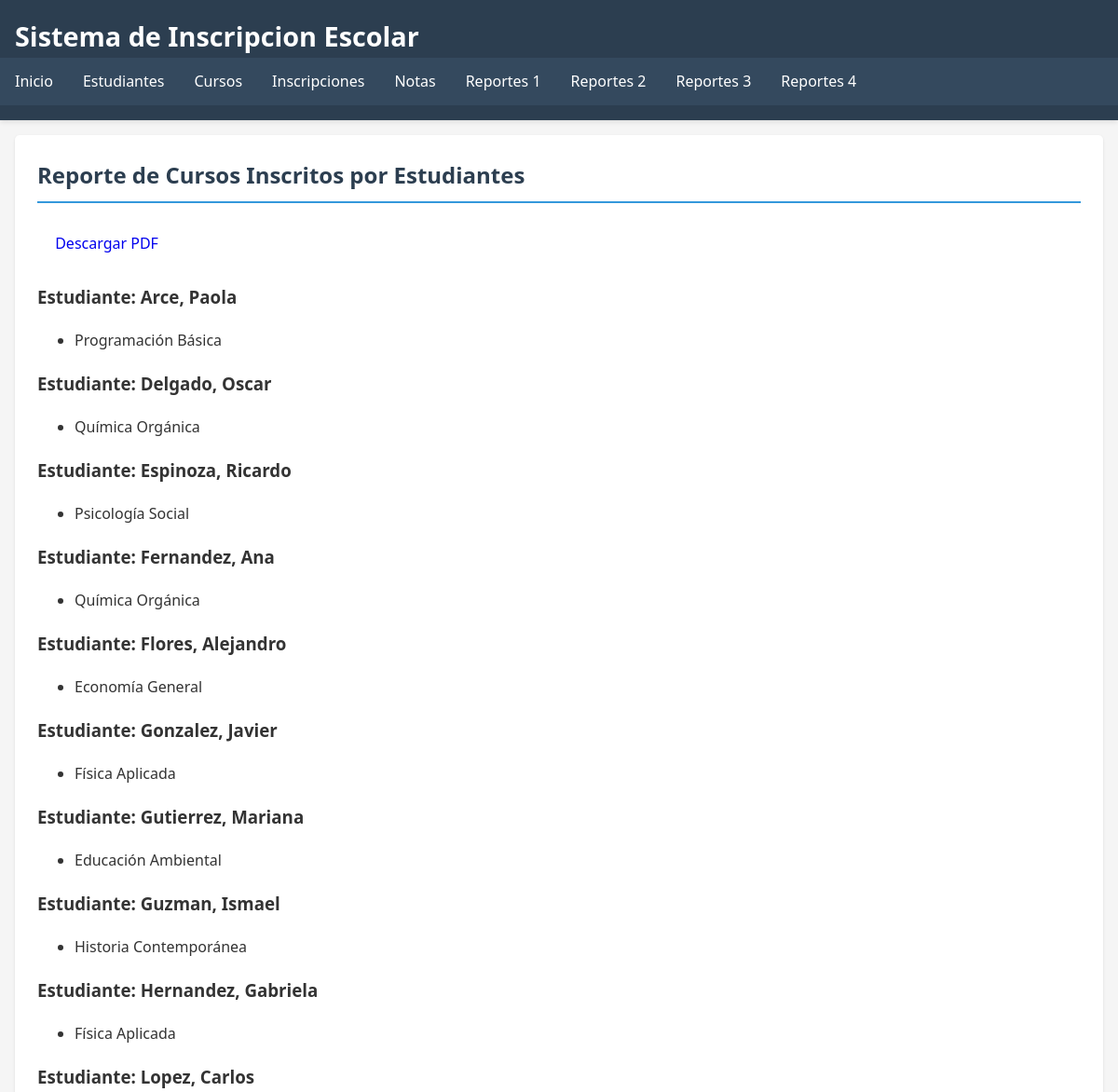
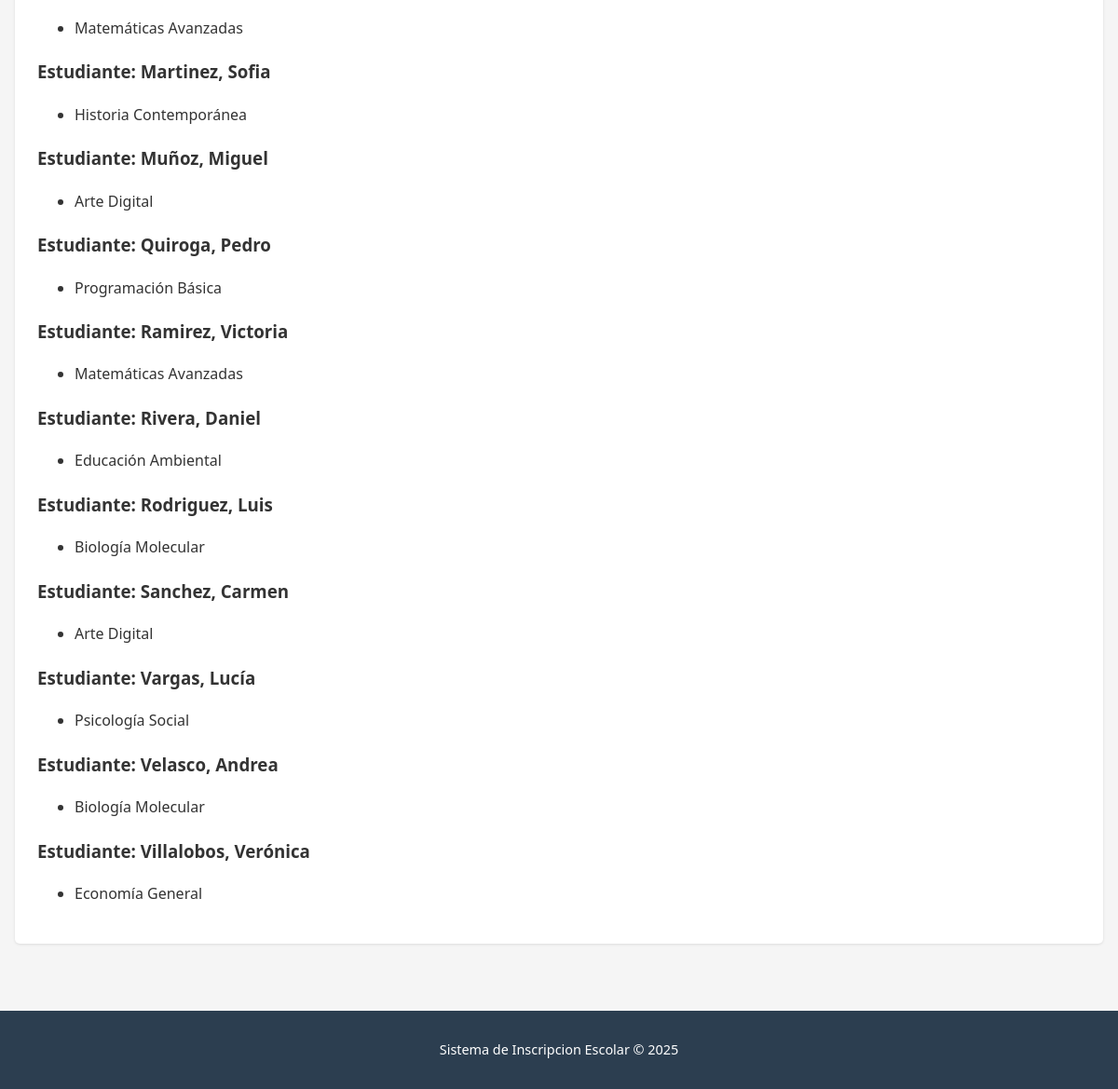
The app's page /reportes/cursos_inscritos_por_estudiantes.php with its own data (2 pictures, top to bottom).
### tables this page shows
CREATE TABLE `estudiantes` (
  `id_estudiante` int(11) NOT NULL,
  `nombre` varchar(100) NOT NULL,
  `apellido` varchar(100) NOT NULL,
  `fecha_nacimiento` date DEFAULT NULL,
  `direccion` text DEFAULT NULL,
  `telefono` varchar(15) DEFAULT NULL,
  `fecha_registro` timestamp NOT NULL DEFAULT current_timestamp()
);

CREATE TABLE `cursos` (
  `id_curso` int(11) NOT NULL,
  `nombre` varchar(100) NOT NULL,
  `descripcion` text DEFAULT NULL,
  `horario` varchar(50) DEFAULT NULL,
  `cupo_maximo` int(11) DEFAULT NULL,
  `estado` enum('activo','inactivo') DEFAULT 'activo'
);

### reportes/cursos_inscritos_por_estudiantes.php (the view, shortened to what this page needs)
<?php
require_once('../includes/conexion.php');
$query = "SELECT e.id_estudiante,
                 e.nombre AS nombres_est,
                 e.apellido AS apellidos_est,
                 c.nombre AS nombre_curso
          FROM inscripciones i
          JOIN estudiantes e ON i.id_estudiante = e.id_estudiante
          JOIN cursos c ON i.id_curso = c.id_curso
          ORDER BY e.apellido, e.nombre, c.nombre";
$resultado = mysqli_query($conexion, $query);
include('../includes/header.php');
?>
<div class="card">
    <h2>Reporte de Cursos Inscritos por Estudiantes</h2>
    <a href="pdf_cursos_inscritos_por_estudiante.php" class="btn btn-danger">Descargar PDF</a>
    <?php
    $estudiante_actual = "";
    ?>
    <?php if (mysqli_num_rows($resultado) > 0): ?>
        <?php while ($registro = mysqli_fetch_assoc($resultado)): ?>
            <?php
            if ($estudiante_actual !== $registro['id_estudiante']):
                if ($estudiante_actual !== ""):
                    echo "</ul>";
                endif;
                $estudiante_actual = $registro['id_estudiante'];
            ?>
                <h3>Estudiante: <?php echo $registro['apellidos_est'] . ', ' . $registro['nombres_est']; ?></h3>
                <ul>
            <?php endif; ?>
                    <li><?php echo $registro['nombre_curso']; ?></li>
        <?php endwhile; ?>
                </ul>
    <?php else: ?>
        <p>No hay inscripciones registradas.</p>
    <?php endif; ?>
</div>
<?php
include('../includes/footer.php');
?>

### css/estilo.css (style rules this page uses)
body { font-family: 'Segoe UI', Tahoma, Geneva, Verdana, sans-serif; line-height: 1.6; margin: 0; padding: 0; color: #333; background-color: #f5f5f5; }
.btn { display: inline-block; padding: 0.5rem 1rem; margin: 0.2rem; text-decoration: none; border-radius: 4px; font-weight: 500; transition: all 0.3s; border: none; cursor: pointer; }
.card { background: white; border-radius: 5px; box-shadow: 0 1px 3px rgba(0,0,0,0.1); padding: 1.5rem; margin-bottom: 1.5rem; }
.card h2 { margin-top: 0; color: #2c3e50; border-bottom: 2px solid #3498db; padding-bottom: 0.5rem; }

### records on screen
estudiantes: apellido "Arce", nombre "Paola", cursos.nombre "Programación Básica"
estudiantes: apellido "Delgado", nombre "Oscar", cursos.nombre "Química Orgánica"
estudiantes: apellido "Espinoza", nombre "Ricardo", cursos.nombre "Psicología Social"
estudiantes: apellido "Fernandez", nombre "Ana", cursos.nombre "Química Orgánica"
estudiantes: apellido "Flores", nombre "Alejandro", cursos.nombre "Economía General"
estudiantes: apellido "Gonzalez", nombre "Javier", cursos.nombre "Física Aplicada"
estudiantes: apellido "Gutierrez", nombre "Mariana", cursos.nombre "Educación Ambiental"
estudiantes: apellido "Guzman", nombre "Ismael", cursos.nombre "Historia Contemporánea"
estudiantes: apellido "Hernandez", nombre "Gabriela", cursos.nombre "Física Aplicada"
estudiantes: apellido "Lopez", nombre "Carlos", cursos.nombre "Matemáticas Avanzadas"
estudiantes: apellido "Martinez", nombre "Sofia", cursos.nombre "Historia Contemporánea"
estudiantes: apellido "Muñoz", nombre "Miguel", cursos.nombre "Arte Digital"
estudiantes: apellido "Quiroga", nombre "Pedro", cursos.nombre "Programación Básica"
estudiantes: apellido "Ramirez", nombre "Victoria", cursos.nombre "Matemáticas Avanzadas"
estudiantes: apellido "Rivera", nombre "Daniel", cursos.nombre "Educación Ambiental"
estudiantes: apellido "Rodriguez", nombre "Luis", cursos.nombre "Biología Molecular"
estudiantes: apellido "Sanchez", nombre "Carmen", cursos.nombre "Arte Digital"
estudiantes: apellido "Vargas", nombre "Lucía", cursos.nombre "Psicología Social"
estudiantes: apellido "Velasco", nombre "Andrea", cursos.nombre "Biología Molecular"
estudiantes: apellido "Villalobos", nombre "Verónica", cursos.nombre "Economía General"
